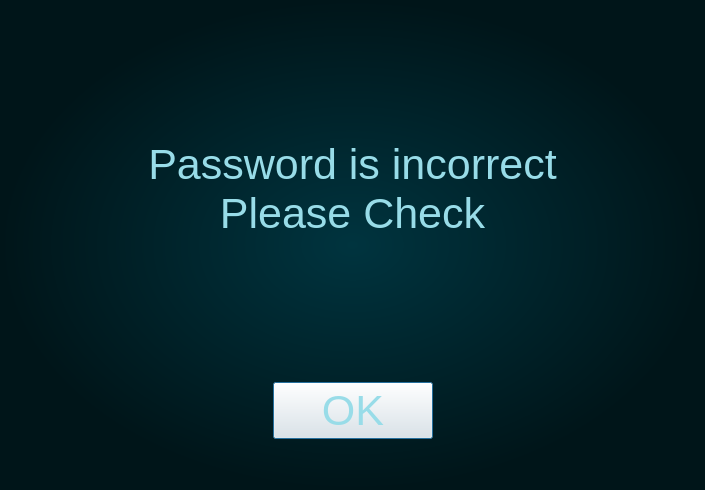
<?xml version="1.0" encoding="UTF-8"?>
<ui version="4.0">
 <class>Dialog</class>
 <widget class="QDialog" name="Dialog">
  <property name="geometry">
   <rect>
    <x>0</x>
    <y>0</y>
    <width>705</width>
    <height>490</height>
   </rect>
  </property>
  <property name="windowTitle">
   <string>Dialog</string>
  </property>
  <property name="styleSheet">
   <string notr="true">.QDialog{
background-color: qradialgradient(spread:pad, cx:0.5, cy:0.5, radius:0.5, fx:0.5, fy:0.5, stop:0 rgba(0, 52, 63, 255), stop:1 rgba(0, 21, 25, 255));

}
</string>
  </property>
  <layout class="QGridLayout" name="gridLayout">
   <item row="1" column="5" colspan="2">
    <spacer name="horizontalSpacer_4">
     <property name="orientation">
      <enum>Qt::Horizontal</enum>
     </property>
     <property name="sizeHint" stdset="0">
      <size>
       <width>40</width>
       <height>20</height>
      </size>
     </property>
    </spacer>
   </item>
   <item row="0" column="3">
    <spacer name="verticalSpacer">
     <property name="orientation">
      <enum>Qt::Vertical</enum>
     </property>
     <property name="sizeHint" stdset="0">
      <size>
       <width>20</width>
       <height>40</height>
      </size>
     </property>
    </spacer>
   </item>
   <item row="3" column="6">
    <spacer name="horizontalSpacer_8">
     <property name="orientation">
      <enum>Qt::Horizontal</enum>
     </property>
     <property name="sizeHint" stdset="0">
      <size>
       <width>40</width>
       <height>20</height>
      </size>
     </property>
    </spacer>
   </item>
   <item row="3" column="0">
    <spacer name="horizontalSpacer_5">
     <property name="orientation">
      <enum>Qt::Horizontal</enum>
     </property>
     <property name="sizeHint" stdset="0">
      <size>
       <width>40</width>
       <height>20</height>
      </size>
     </property>
    </spacer>
   </item>
   <item row="2" column="3">
    <spacer name="verticalSpacer_2">
     <property name="orientation">
      <enum>Qt::Vertical</enum>
     </property>
     <property name="sizeHint" stdset="0">
      <size>
       <width>20</width>
       <height>40</height>
      </size>
     </property>
    </spacer>
   </item>
   <item row="4" column="3">
    <spacer name="verticalSpacer_3">
     <property name="orientation">
      <enum>Qt::Vertical</enum>
     </property>
     <property name="sizeType">
      <enum>QSizePolicy::Fixed</enum>
     </property>
     <property name="sizeHint" stdset="0">
      <size>
       <width>20</width>
       <height>40</height>
      </size>
     </property>
    </spacer>
   </item>
   <item row="3" column="1" colspan="2">
    <spacer name="horizontalSpacer_6">
     <property name="orientation">
      <enum>Qt::Horizontal</enum>
     </property>
     <property name="sizeType">
      <enum>QSizePolicy::Expanding</enum>
     </property>
     <property name="sizeHint" stdset="0">
      <size>
       <width>100</width>
       <height>20</height>
      </size>
     </property>
    </spacer>
   </item>
   <item row="3" column="4" colspan="2">
    <spacer name="horizontalSpacer_7">
     <property name="orientation">
      <enum>Qt::Horizontal</enum>
     </property>
     <property name="sizeType">
      <enum>QSizePolicy::Expanding</enum>
     </property>
     <property name="sizeHint" stdset="0">
      <size>
       <width>100</width>
       <height>20</height>
      </size>
     </property>
    </spacer>
   </item>
   <item row="1" column="0" colspan="2">
    <spacer name="horizontalSpacer_3">
     <property name="orientation">
      <enum>Qt::Horizontal</enum>
     </property>
     <property name="sizeHint" stdset="0">
      <size>
       <width>40</width>
       <height>20</height>
      </size>
     </property>
    </spacer>
   </item>
   <item row="3" column="3">
    <widget class="QPushButton" name="btn_ok">
     <property name="sizePolicy">
      <sizepolicy hsizetype="Fixed" vsizetype="Fixed">
       <horstretch>0</horstretch>
       <verstretch>0</verstretch>
      </sizepolicy>
     </property>
     <property name="minimumSize">
      <size>
       <width>160</width>
       <height>0</height>
      </size>
     </property>
     <property name="font">
      <font>
       <pointsize>32</pointsize>
      </font>
     </property>
     <property name="styleSheet">
      <string notr="true">.QPushButton {
	color:rgba(152, 220,232, 255);
	border-image: url(./images/button_background1.png)
}

.QPushButton:checked {
	border-image: url(./images/button_background2.png)

}</string>
     </property>
     <property name="text">
      <string>OK</string>
     </property>
    </widget>
   </item>
   <item row="1" column="2" colspan="3">
    <widget class="QFrame" name="frame">
     <property name="styleSheet">
      <string notr="true">.QFrame{
	border-image: url(./images/frame11.png);
}</string>
     </property>
     <layout class="QHBoxLayout" name="horizontalLayout">
      <property name="leftMargin">
       <number>20</number>
      </property>
      <property name="topMargin">
       <number>10</number>
      </property>
      <property name="rightMargin">
       <number>20</number>
      </property>
      <property name="bottomMargin">
       <number>20</number>
      </property>
      <item>
       <widget class="QLabel" name="txt_msg">
        <property name="font">
         <font>
          <pointsize>32</pointsize>
         </font>
        </property>
        <property name="styleSheet">
         <string notr="true">.QLabel{
	color:rgba(152, 220,232, 255);
}</string>
        </property>
        <property name="text">
         <string>
Password is incorrect    
Please Check
</string>
        </property>
        <property name="alignment">
         <set>Qt::AlignCenter</set>
        </property>
       </widget>
      </item>
     </layout>
    </widget>
   </item>
  </layout>
 </widget>
 <resources/>
 <connections>
  <connection>
   <sender>btn_ok</sender>
   <signal>released()</signal>
   <receiver>Dialog</receiver>
   <slot>accept()</slot>
   <hints>
    <hint type="sourcelabel">
     <x>612</x>
     <y>326</y>
    </hint>
    <hint type="destinationlabel">
     <x>442</x>
     <y>177</y>
    </hint>
   </hints>
  </connection>
 </connections>
</ui>
